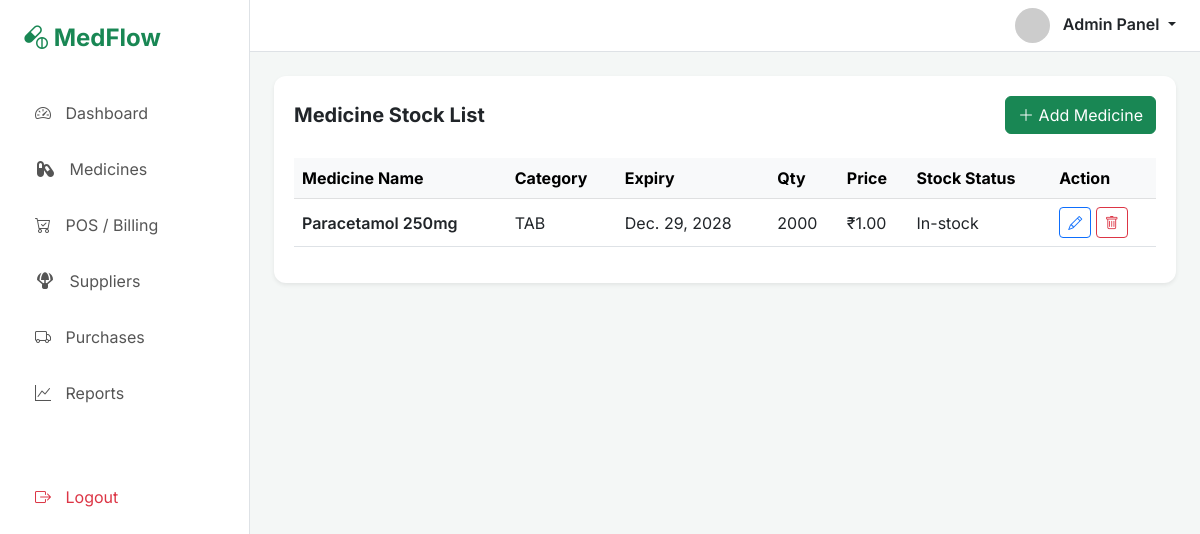
Page /medicine/ on the earlier database version.
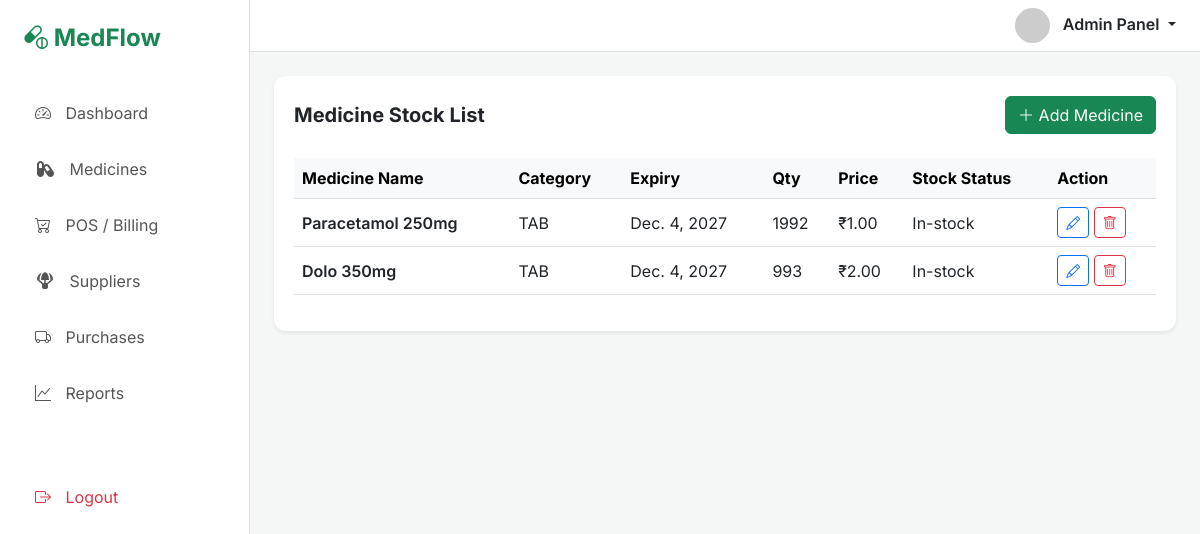
Same page on the later database version.
### medflowapp/models.py (models this page shows, shortened)
class Medicine(models.Model):
    medicine_name = models.CharField(max_length=50)
    expiry_date = models.DateField()
    category={
        '------':'-----',
        'TAB':'TAB',
        'SYR': 'SYRUP',
        'CAP':'CAP',
        'INJ': 'INJ'
    }
    med_category = models.CharField(choices=category, default="----")
    price=models.DecimalField(max_digits=11, decimal_places=2, default=0.00)
    quantity = models.PositiveIntegerField(default=0)
    @property
    def is_stock_available(self):
        return "In-stock" if self.quantity > 0 else "Out-of-stock"

### medflowapp/views.py (the view)
# urls.py: path('medicine/', views.medicine, name='medicine'),
def medicine(request):
    medicines = Medicine.objects.all()
    return render(request, 'medflowapp/medicine_section.html', {"medicines": medicines})

### medflowapp/templates/medflowapp/medicine_section.html (shortened to what this page needs)
{% extends 'layout/base.html' %}
{% block content %}
<div id="medicine-module" class="module-content">
    <div class="table-container">
        <div class="d-flex justify-content-between align-items-center mb-4">
            <h5 class="fw-bold m-0">Medicine Stock List</h5>
            <button class="btn btn-success" data-bs-toggle="modal" data-bs-target="#addMedicineModal"><i
                    class="bi bi-plus-lg"></i> Add Medicine</button>
        </div>
        <div class="table-responsive">
            <table class="table align-middle">
                <thead class="table-light text-muted">
                    <tr>
                        <th>Medicine Name</th>
                        <th>Category</th>
                        <th>Expiry</th>
                        <th>Qty</th>
                        <th>Price</th>
                        <th>Stock Status</th>
                        <th>Action</th>
                    </tr>
                </thead>
                <tbody>
                    {% for medicine in medicines %}
                    <tr>
                        <td class="fw-semibold">{{ medicine.medicine_name }}</td>
                        <td>{{ medicine.med_category }}</td>
                        <td>{{ medicine.expiry_date }}</td>
                        <td>{{ medicine.quantity }}</td>
                        <td>&#8377;{{ medicine.price }}</td>
                        <td>{{ medicine.is_stock_available }}</td>
                        <td>
                            <button class="btn btn-sm btn-outline-primary" data-bs-toggle="modal">
                                 <a href="/updation_page/{{medicine.id}}"><i class="bi bi-pencil"></i></a>
                            </button>
                            <button class="btn btn-sm btn-outline-danger"
                                onclick="delete_medicine('{{medicine.id}}')"><i class="bi bi-trash"></i>
                            </button>
                        </td>
                    </tr>
                    {% endfor %}
                </tbody>
            </table>
        </div>
    </div>
</div>
</div>
{% endblock %}

Differences in the rows shown:
changed Medicine "Paracetamol 250mg": expiry_date "Dec. 29, 2028" → "Dec. 4, 2027"; quantity "2000" → "1992"
added Medicine: medicine_name "Dolo 350mg", med_category "TAB", expiry_date "Dec. 4, 2027", quantity "993", price "2.00", is_stock_available "In-stock"
